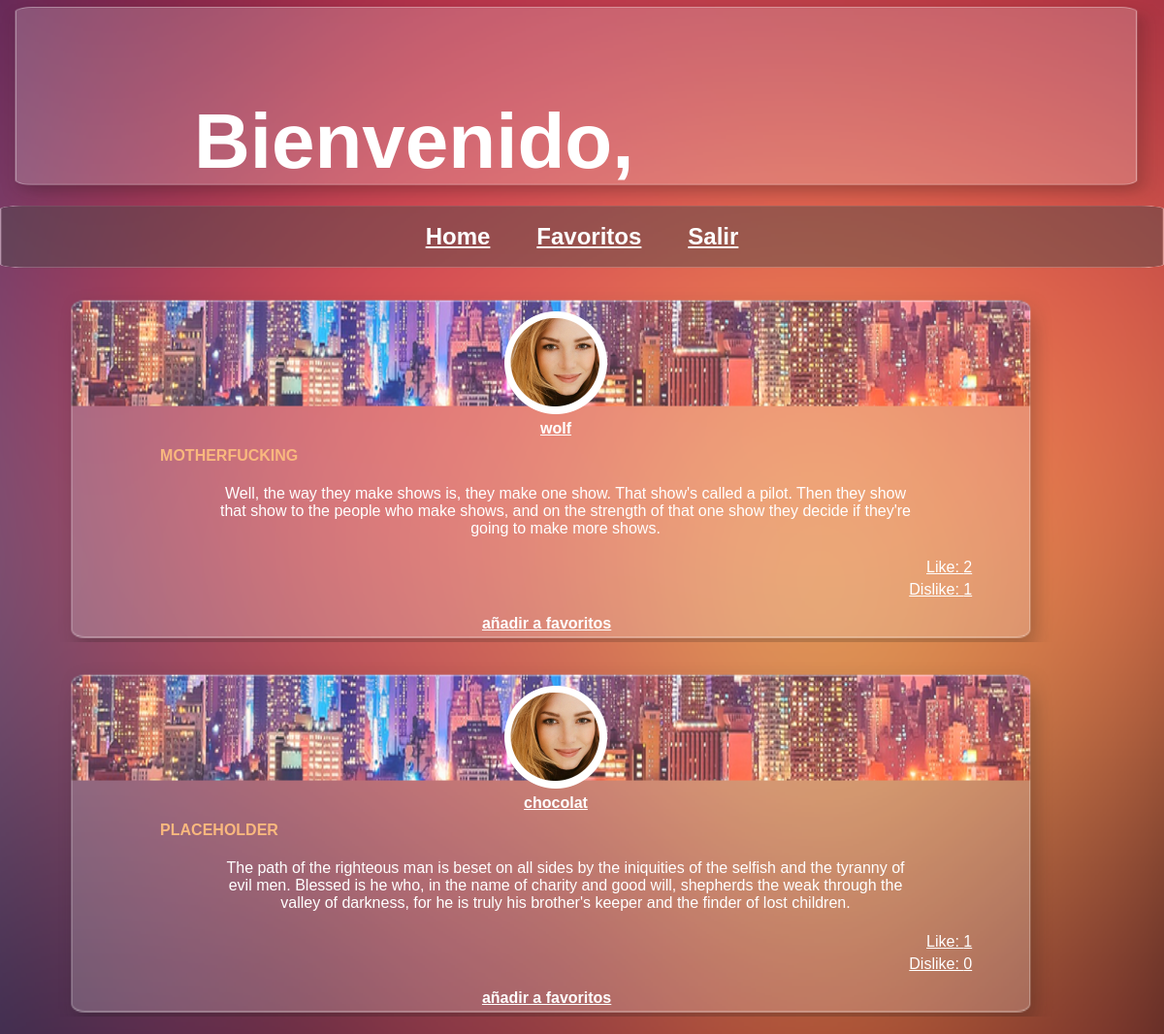
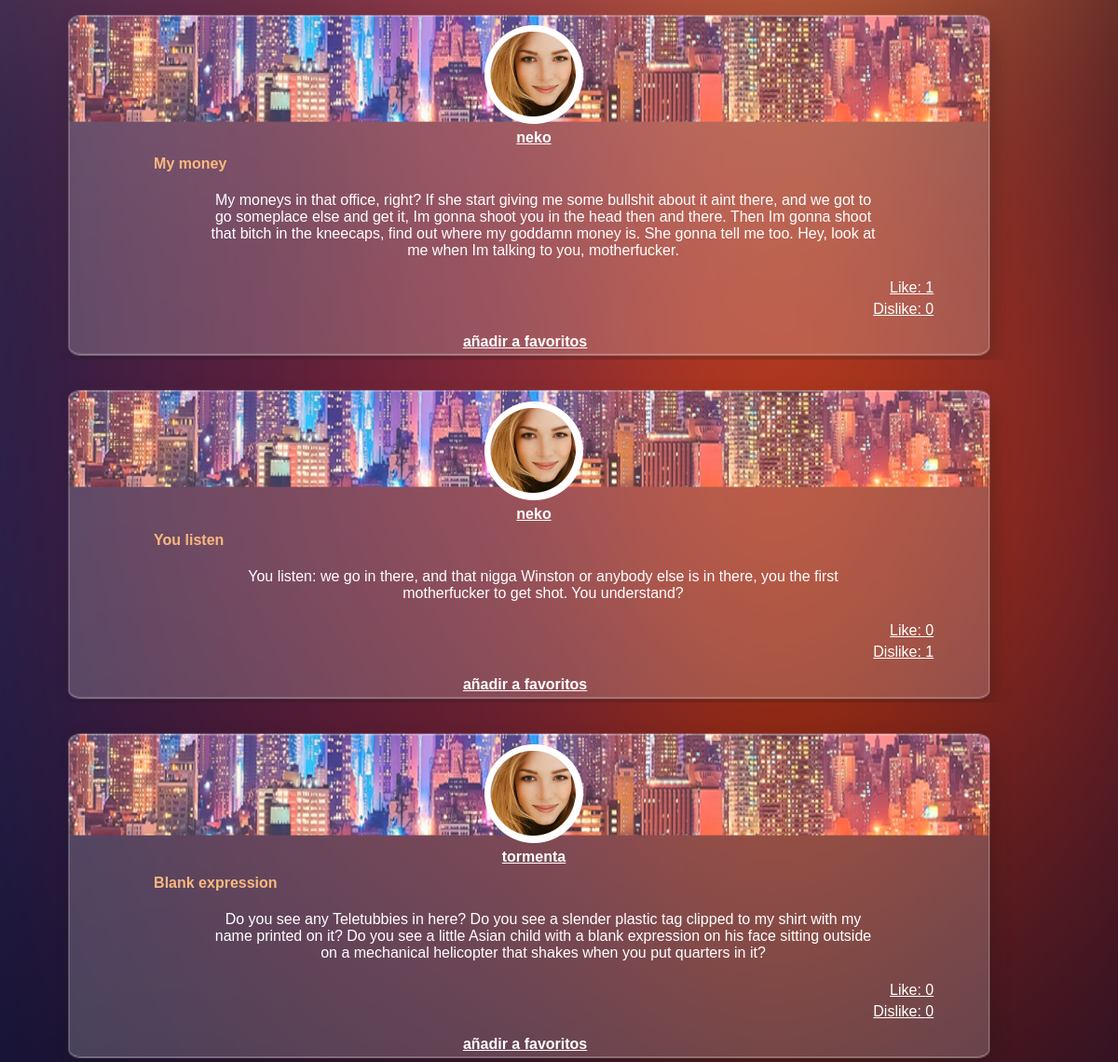
The page / on the database its author committed (2 pictures, top to bottom).
### tables this page shows
CREATE TABLE IF NOT EXISTS `post` (
`Id_mensaje` int(11) NOT NULL,
  `Id_usuario` int(255) NOT NULL,
  `Titulo` text,
  `Post` text
);

CREATE TABLE IF NOT EXISTS `usuarios` (
`Id` int(12) NOT NULL,
  `Nombre` varchar(20) NOT NULL,
  `password` varchar(10) NOT NULL,
  `URL` text
);

### index.php (the view, shortened to what this page needs)
<!doctype html>
<html>
	<head>
		<link rel="stylesheet" href="css/style.css">
	</head>
	<body>
	<?php
		include_once("includes/database.php");
		  	$query_cons =  "SELECT Nombre, URL FROM mensajes.usuarios WHERE 1";
			$result_cons = mysqli_query($cons,$query_cons);
			 $usuarios = [];
			while($row = mysqli_fetch_array($result_cons)){
				array_push($usuarios,$row["Nombre"]);
				$Nombre=$row['Nombre'];
			}
	?>
		<header>
			<div id="nombre">
						<?php
							echo "<h1 >";
							echo "Bienvenido,  ".$_SESSION['user'];
							echo "</h1>";
						?>
					</div>
		</header>
		<div class="container">
			<div class="navegacion">
				<nav>
					<ul class="list-inline list">
							<li class="lista"><a href="#"><h2>Home</h2></a></li>
							<?php
							echo "<li class='lista'>";
							$mens= mysql_query("SELECT * FROM mensajes.usuarios As user, mensajes.post AS msm WHERE user.Id=msm.Id_usuario");
							while ($row = mysql_fetch_array($mens)) {
								echo "<a href='favoritos.php?usuario='$Nombre'>";
							}
							echo "<h2>";
							echo "Favoritos";
							echo "</h2>";
							echo "</a>";
							echo "</li>";
							?>
							<li class="lista"><a href="logout.php"><h2>Salir</h2></a></li>
						</ul>
				</nav>
			</div>
				<?php
				$mens= mysql_query("SELECT * FROM mensajes.usuarios As user, mensajes.post AS msm WHERE user.Id=msm.Id_usuario ORDER BY msm.Id_mensaje");
				while ($row = mysql_fetch_array($mens)) {
					$url = $row["URL"];
					$nombre = $row["Nombre"];
					$post =$row["Post"];
					$titulo = $row["Titulo"];
					$mensaje = $row["Id_mensaje"];
					$idUsuario = $row["Id_usuario"];
						echo "<div class='contenedor'>";
							echo "<div class='post'>";
								echo "<div class='user'>";
									echo "<img src='$url' alt='usuario'>";
									echo "<form name='form' action='perfil.php' method='POST'>";
									echo "<a href='perfil.php?usuario=$nombre'>$nombre</a>";
									echo "<br    />";
								echo "</div>";
								echo "<div class='titulo'>$titulo</div>";
								echo "<div class='content'>$post</div>";
								$likes= "SELECT count(*) AS numLikes FROM mensajes.likes WHERE id_post='".$row["Id_mensaje"]."'";
								$rNumLikes = mysqli_query($cons,$likes);
									while($rowB = mysqli_fetch_array($rNumLikes)){
										$numLikes = $rowB["numLikes"];
										echo "<div class='likes'>";
										echo "<a href='add/addLike.php?usuario=".$_SESSION['user']." &idPost= ".$mensaje."'>";
										echo "Like: $numLikes";
										echo "</a>";
										echo "</div>";
									}
								$dislike= "SELECT count(*) AS numDislike FROM mensajes.dislike WHERE id_post='".$row["Id_mensaje"]."'";
								$rNumDislike = mysqli_query($cons,$dislike);
									while($rowC = mysqli_fetch_array($rNumDislike)){
										$numDislike = $rowC["numDislike"];
										echo "<div class='Dislikes'>";
										echo "<a href='add/addDislike.php?usuario=".$_SESSION['user']." &idPost= ".$mensaje."'>";
										echo "Dislike: $numDislike";
										echo "</a>";
										echo "</div>";
									}
								$favoritos= "SELECT count(*) AS numFavoritos FROM mensajes.favoritos WHERE id_post='".$row["Id_mensaje"]."'";
								$IDfavoritos =mysql_query("SELECT * FROM mensajes.favoritos");
								$rNumFavoritos = mysqli_query($cons,$favoritos);
								$numFavoritos = " ";
								$direc = '#';
								$add = ' ';
									while($rowC = mysqli_fetch_array($rNumFavoritos)){
										while ($rowFav = mysql_fetch_array($IDfavoritos)) {
												if ($numFavoritos!='Tu favorito' && $idUser!=$idUsuario) {
												$direc="add/addFavoritos.php?usuario=".$_SESSION['user']." &idPost= ".$mensaje."";
												$add='añadir a favoritos';
											} else {
												$add='';
											}
										}
										echo "<div class='Favoritos'>";
										echo "<a href='$direc'>$add</a>";
										echo "</div>";
									}
							echo "</div>";
							echo "</div>";
				}
				 ?>
			</div>
	</body>
</html>

### css/style.css (style rules this page uses)
* { font-family: 'Helvetica', cursive; margin: 0; padding: 0; }
body { background: #ecf0f1; background: url("imagenes/fondo.png"); background-repeat: no-repeat; background-size: 100% 100%; }
header { background: url("imagenes/mensaje.png"); background-size: 100% 100%; background-repeat: no-repeat; }
#nombre { padding-top: 100px; padding-left: 200px; padding-bottom: 20px; color: white; font-size: 40px; }
.navegacion nav { background: url("imagenes/header.png"); background-size: 100% 100%; text-align: center; }
nav li { display: inline-block; margin: 0 15px 0 15px; }
nav a { color: white; margin: 0 15px 0 15px; }
.contenedor { margin: auto; width: 90%; }
.contenedor img { margin-top: 25px; width: 50% }
.post { background: url("imagenes/mensajeDos.png"); background-size: 100% 110%; color: white; display: inline-block; text-align: center; margin-top: 20px; width: 95%; }
.post a { color: white; display: inline-block; text-align: center; margin-top: 2px; width: 95%; }
.user { display: inline-block; font-weight: bold; }
.titulo { display: inline-block; text-align: left; margin-left:5px; margin-top:10px; width: 80%; font-weight: bold; color:#f9b87e; }
.content { display: inline-block; margin-left: 20px; margin-top: 1px; padding: 20px; vertical-align: top; width: 70%; }
.likes a { display: inline-block; text-align: right; margin-left:-65px; padding-top:-20px; width: 90%; }
.Dislikes a { display: inline-block; text-align: right; margin-left:-65px; margin-top:5px; padding-bottom:10px; width: 90%; }
.Favoritos { display: inline-block; text-align: right; margin-left:-65px; margin-top:5px; padding-bottom:10px; width: 90%; font-weight: bold; }

### rows shown on the page
post: Id_usuario.URL (picture), Id_usuario.Nombre "wolf", Titulo "MOTHERFUCKING", Post "Well, the way they make shows is, they make one show. That show's called a pilot. Then they show that show to the people who make shows, and on the strength of that one show they decide if they're going to make more shows.", numLikes "2", numDislike "1", Id_usuario "añadir a favoritos"
post: Id_usuario.URL (picture), Id_usuario.Nombre "chocolat", Titulo "PLACEHOLDER", Post "The path of the righteous man is beset on all sides by the iniquities of the selfish and the tyranny of evil men. Blessed is he who, in the name of charity and good will, shepherds the weak through the valley of darkness, for he is truly his brother's keeper and the finder of lost children.", numLikes "1", numDislike "0", Id_usuario "añadir a favoritos"
post: Id_usuario.URL (picture), Id_usuario.Nombre "neko", Titulo "My money", Post "My moneys in that office, right? If she start giving me some bullshit about it aint there, and we got to go someplace else and get it, Im gonna shoot you in the head then and there. Then Im gonna shoot that bitch in the kneecaps, find out where my goddamn money is. She gonna tell me too. Hey, look at me when Im talking to you, motherfucker.", numLikes "1", numDislike "0", Id_usuario "añadir a favoritos"
post: Id_usuario.URL (picture), Id_usuario.Nombre "neko", Titulo "You listen", Post "You listen: we go in there, and that nigga Winston or anybody else is in there, you the first motherfucker to get shot. You understand?", numLikes "0", numDislike "1", Id_usuario "añadir a favoritos"
post: Id_usuario.URL (picture), Id_usuario.Nombre "tormenta", Titulo "Blank expression", Post "Do you see any Teletubbies in here? Do you see a slender plastic tag clipped to my shirt with my name printed on it? Do you see a little Asian child with a blank expression on his face sitting outside on a mechanical helicopter that shakes when you put quarters in it?", numLikes "0", numDislike "0", Id_usuario "añadir a favoritos"
